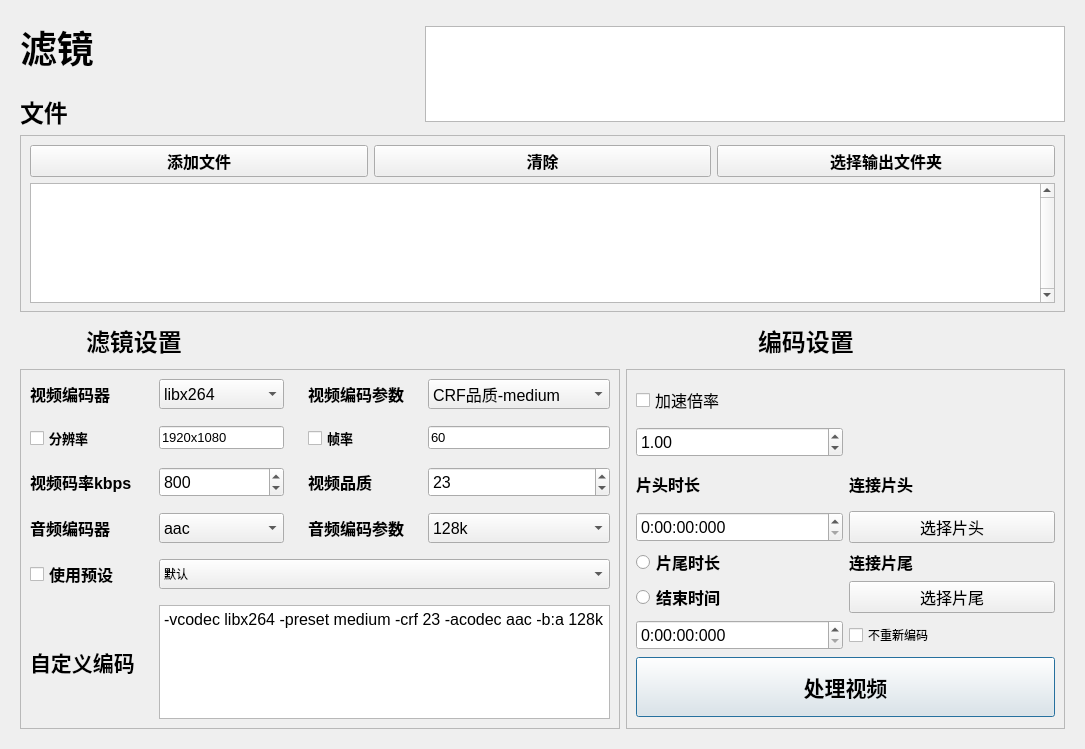
<?xml version="1.0" encoding="UTF-8"?>
<ui version="4.0">
 <class>VcodecpInterface</class>
 <widget class="QWidget" name="VcodecpInterface">
  <property name="geometry">
   <rect>
    <x>0</x>
    <y>0</y>
    <width>1085</width>
    <height>749</height>
   </rect>
  </property>
  <property name="minimumSize">
   <size>
    <width>780</width>
    <height>0</height>
   </size>
  </property>
  <property name="windowTitle">
   <string>Form</string>
  </property>
  <layout class="QVBoxLayout" name="verticalLayout">
   <item>
    <widget class="ScrollArea" name="VcodecpIFscrollArea">
     <property name="minimumSize">
      <size>
       <width>760</width>
       <height>0</height>
      </size>
     </property>
     <property name="frameShape">
      <enum>QFrame::Shape::NoFrame</enum>
     </property>
     <property name="frameShadow">
      <enum>QFrame::Shadow::Sunken</enum>
     </property>
     <property name="widgetResizable">
      <bool>true</bool>
     </property>
     <widget class="QWidget" name="VcodecpIFfacescrollAreaWidgetContents">
      <property name="geometry">
       <rect>
        <x>0</x>
        <y>0</y>
        <width>1067</width>
        <height>731</height>
       </rect>
      </property>
      <layout class="QVBoxLayout" name="verticalLayout_3">
       <item>
        <layout class="QHBoxLayout" name="VcodecpIFbox01">
         <property name="spacing">
          <number>20</number>
         </property>
         <property name="sizeConstraint">
          <enum>QLayout::SizeConstraint::SetDefaultConstraint</enum>
         </property>
         <item>
          <layout class="QVBoxLayout" name="VcodecpIFverticalLayout_4">
           <property name="rightMargin">
            <number>0</number>
           </property>
           <item>
            <widget class="QLabel" name="VcodecpIFTitle1">
             <property name="sizePolicy">
              <sizepolicy hsizetype="Maximum" vsizetype="Maximum">
               <horstretch>0</horstretch>
               <verstretch>0</verstretch>
              </sizepolicy>
             </property>
             <property name="maximumSize">
              <size>
               <width>100</width>
               <height>64</height>
              </size>
             </property>
             <property name="font">
              <font>
               <pointsize>28</pointsize>
               <bold>true</bold>
               <kerning>true</kerning>
              </font>
             </property>
             <property name="text">
              <string>滤镜</string>
             </property>
            </widget>
           </item>
           <item>
            <widget class="QLabel" name="VcodecpIFTitle2">
             <property name="sizePolicy">
              <sizepolicy hsizetype="Preferred" vsizetype="Maximum">
               <horstretch>0</horstretch>
               <verstretch>0</verstretch>
              </sizepolicy>
             </property>
             <property name="maximumSize">
              <size>
               <width>100</width>
               <height>45</height>
              </size>
             </property>
             <property name="font">
              <font>
               <pointsize>18</pointsize>
               <bold>true</bold>
               <kerning>true</kerning>
              </font>
             </property>
             <property name="text">
              <string>文件</string>
             </property>
            </widget>
           </item>
          </layout>
         </item>
         <item>
          <spacer name="VcodecpIFhorizontalSpacer">
           <property name="orientation">
            <enum>Qt::Orientation::Horizontal</enum>
           </property>
           <property name="sizeType">
            <enum>QSizePolicy::Policy::Expanding</enum>
           </property>
           <property name="sizeHint" stdset="0">
            <size>
             <width>20</width>
             <height>20</height>
            </size>
           </property>
          </spacer>
         </item>
         <item>
          <widget class="PlainTextEdit" name="VcodecpIFconsole">
           <property name="sizePolicy">
            <sizepolicy hsizetype="Minimum" vsizetype="Minimum">
             <horstretch>0</horstretch>
             <verstretch>0</verstretch>
            </sizepolicy>
           </property>
           <property name="minimumSize">
            <size>
             <width>640</width>
             <height>96</height>
            </size>
           </property>
           <property name="maximumSize">
            <size>
             <width>640</width>
             <height>96</height>
            </size>
           </property>
           <property name="undoRedoEnabled">
            <bool>false</bool>
           </property>
           <property name="lineWrapMode">
            <enum>QPlainTextEdit::LineWrapMode::WidgetWidth</enum>
           </property>
           <property name="readOnly">
            <bool>true</bool>
           </property>
          </widget>
         </item>
        </layout>
       </item>
       <item>
        <widget class="QFrame" name="VcodecpIFbox02">
         <property name="enabled">
          <bool>true</bool>
         </property>
         <property name="sizePolicy">
          <sizepolicy hsizetype="Preferred" vsizetype="Minimum">
           <horstretch>0</horstretch>
           <verstretch>0</verstretch>
          </sizepolicy>
         </property>
         <property name="minimumSize">
          <size>
           <width>480</width>
           <height>145</height>
          </size>
         </property>
         <property name="maximumSize">
          <size>
           <width>16777215</width>
           <height>240</height>
          </size>
         </property>
         <property name="frameShape">
          <enum>QFrame::Shape::StyledPanel</enum>
         </property>
         <property name="frameShadow">
          <enum>QFrame::Shadow::Raised</enum>
         </property>
         <layout class="QGridLayout" name="gridLayout">
          <item row="0" column="0">
           <widget class="PushButton" name="VcodecpIFinputfile">
            <property name="font">
             <font>
              <pointsize>12</pointsize>
              <bold>true</bold>
             </font>
            </property>
            <property name="text">
             <string>添加文件</string>
            </property>
           </widget>
          </item>
          <item row="0" column="1">
           <widget class="PushButton" name="VcodecpIFinputclear">
            <property name="font">
             <font>
              <pointsize>12</pointsize>
              <bold>true</bold>
             </font>
            </property>
            <property name="text">
             <string>清除</string>
            </property>
           </widget>
          </item>
          <item row="0" column="2">
           <widget class="QPushButton" name="VcodecpIFoutputfolder">
            <property name="font">
             <font>
              <pointsize>12</pointsize>
              <bold>true</bold>
             </font>
            </property>
            <property name="text">
             <string>选择输出文件夹</string>
            </property>
           </widget>
          </item>
          <item row="1" column="0" colspan="3">
           <widget class="ListWidget" name="VcodecpIFinputlist">
            <property name="sizePolicy">
             <sizepolicy hsizetype="Preferred" vsizetype="Preferred">
              <horstretch>0</horstretch>
              <verstretch>0</verstretch>
             </sizepolicy>
            </property>
            <property name="minimumSize">
             <size>
              <width>0</width>
              <height>120</height>
             </size>
            </property>
            <property name="maximumSize">
             <size>
              <width>16777215</width>
              <height>200</height>
             </size>
            </property>
            <property name="verticalScrollBarPolicy">
             <enum>Qt::ScrollBarPolicy::ScrollBarAlwaysOn</enum>
            </property>
            <property name="horizontalScrollBarPolicy">
             <enum>Qt::ScrollBarPolicy::ScrollBarAsNeeded</enum>
            </property>
            <property name="sizeAdjustPolicy">
             <enum>QAbstractScrollArea::SizeAdjustPolicy::AdjustIgnored</enum>
            </property>
            <property name="dragEnabled">
             <bool>false</bool>
            </property>
           </widget>
          </item>
         </layout>
        </widget>
       </item>
       <item>
        <layout class="QHBoxLayout" name="VcodecpIFbox03">
         <item>
          <widget class="QLabel" name="VcodecpIFTitle2_3">
           <property name="sizePolicy">
            <sizepolicy hsizetype="Minimum" vsizetype="Maximum">
             <horstretch>0</horstretch>
             <verstretch>0</verstretch>
            </sizepolicy>
           </property>
           <property name="minimumSize">
            <size>
             <width>240</width>
             <height>45</height>
            </size>
           </property>
           <property name="maximumSize">
            <size>
             <width>600</width>
             <height>16777215</height>
            </size>
           </property>
           <property name="font">
            <font>
             <pointsize>18</pointsize>
             <bold>true</bold>
             <kerning>true</kerning>
            </font>
           </property>
           <property name="text">
            <string>滤镜设置</string>
           </property>
          </widget>
         </item>
         <item>
          <widget class="QLabel" name="VcodecpIFTitle2_2">
           <property name="sizePolicy">
            <sizepolicy hsizetype="Minimum" vsizetype="Minimum">
             <horstretch>0</horstretch>
             <verstretch>0</verstretch>
            </sizepolicy>
           </property>
           <property name="minimumSize">
            <size>
             <width>60</width>
             <height>45</height>
            </size>
           </property>
           <property name="maximumSize">
            <size>
             <width>240</width>
             <height>45</height>
            </size>
           </property>
           <property name="font">
            <font>
             <pointsize>18</pointsize>
             <bold>true</bold>
             <kerning>true</kerning>
            </font>
           </property>
           <property name="text">
            <string>编码设置</string>
           </property>
          </widget>
         </item>
        </layout>
       </item>
       <item>
        <layout class="QHBoxLayout" name="VcodecpIFbox04">
         <item>
          <widget class="QFrame" name="VcodecpIFframe_2">
           <property name="sizePolicy">
            <sizepolicy hsizetype="Minimum" vsizetype="Minimum">
             <horstretch>0</horstretch>
             <verstretch>0</verstretch>
            </sizepolicy>
           </property>
           <property name="minimumSize">
            <size>
             <width>600</width>
             <height>360</height>
            </size>
           </property>
           <property name="maximumSize">
            <size>
             <width>600</width>
             <height>360</height>
            </size>
           </property>
           <property name="frameShape">
            <enum>QFrame::Shape::StyledPanel</enum>
           </property>
           <property name="frameShadow">
            <enum>QFrame::Shadow::Raised</enum>
           </property>
           <layout class="QVBoxLayout" name="verticalLayout_2">
            <item>
             <layout class="QGridLayout" name="VcodecpIFgridLayout">
              <property name="horizontalSpacing">
               <number>24</number>
              </property>
              <property name="verticalSpacing">
               <number>16</number>
              </property>
              <item row="3" column="3">
               <widget class="ComboBox" name="VcodecpIFcomboBox_3">
                <property name="sizePolicy">
                 <sizepolicy hsizetype="Preferred" vsizetype="Minimum">
                  <horstretch>0</horstretch>
                  <verstretch>0</verstretch>
                 </sizepolicy>
                </property>
                <property name="minimumSize">
                 <size>
                  <width>0</width>
                  <height>30</height>
                 </size>
                </property>
                <property name="font">
                 <font>
                  <pointsize>12</pointsize>
                  <kerning>true</kerning>
                 </font>
                </property>
                <item>
                 <property name="text">
                  <string>128k</string>
                 </property>
                </item>
                <item>
                 <property name="text">
                  <string>64k</string>
                 </property>
                </item>
                <item>
                 <property name="text">
                  <string>192k</string>
                 </property>
                </item>
                <item>
                 <property name="text">
                  <string>320k</string>
                 </property>
                </item>
                <item>
                 <property name="text">
                  <string>512k</string>
                 </property>
                </item>
               </widget>
              </item>
              <item row="3" column="0">
               <widget class="QLabel" name="VcodecpIFlabel_3">
                <property name="font">
                 <font>
                  <pointsize>12</pointsize>
                  <bold>true</bold>
                  <kerning>true</kerning>
                 </font>
                </property>
                <property name="text">
                 <string>音频编码器</string>
                </property>
               </widget>
              </item>
              <item row="2" column="0">
               <widget class="QLabel" name="VcodecpIFlabel_6">
                <property name="font">
                 <font>
                  <pointsize>12</pointsize>
                  <bold>true</bold>
                  <kerning>true</kerning>
                 </font>
                </property>
                <property name="text">
                 <string>视频码率kbps</string>
                </property>
               </widget>
              </item>
              <item row="2" column="1">
               <widget class="SpinBox" name="VcodecpIFspinBox">
                <property name="sizePolicy">
                 <sizepolicy hsizetype="Minimum" vsizetype="Minimum">
                  <horstretch>0</horstretch>
                  <verstretch>0</verstretch>
                 </sizepolicy>
                </property>
                <property name="minimumSize">
                 <size>
                  <width>0</width>
                  <height>30</height>
                 </size>
                </property>
                <property name="font">
                 <font>
                  <pointsize>12</pointsize>
                  <kerning>true</kerning>
                 </font>
                </property>
                <property name="maximum">
                 <number>40000</number>
                </property>
                <property name="value">
                 <number>800</number>
                </property>
               </widget>
              </item>
              <item row="1" column="2">
               <widget class="CheckBox" name="VcodecpIFcheckBox_3">
                <property name="font">
                 <font>
                  <pointsize>10</pointsize>
                  <bold>true</bold>
                  <kerning>true</kerning>
                 </font>
                </property>
                <property name="text">
                 <string>帧率</string>
                </property>
               </widget>
              </item>
              <item row="0" column="3">
               <widget class="ComboBox" name="VcodecpIFcomboBox_2">
                <property name="sizePolicy">
                 <sizepolicy hsizetype="Minimum" vsizetype="Minimum">
                  <horstretch>0</horstretch>
                  <verstretch>0</verstretch>
                 </sizepolicy>
                </property>
                <property name="minimumSize">
                 <size>
                  <width>0</width>
                  <height>30</height>
                 </size>
                </property>
                <property name="font">
                 <font>
                  <pointsize>12</pointsize>
                  <kerning>true</kerning>
                 </font>
                </property>
                <item>
                 <property name="text">
                  <string extracomment="-preset medium -crf 23">CRF品质-medium</string>
                 </property>
                </item>
                <item>
                 <property name="text">
                  <string>CRF品质-fast</string>
                 </property>
                </item>
                <item>
                 <property name="text">
                  <string>CBR平均码率-medium</string>
                 </property>
                </item>
                <item>
                 <property name="text">
                  <string>CBR平均码率-fast</string>
                 </property>
                </item>
                <item>
                 <property name="text">
                  <string>CQP硬编品质(*qsv)</string>
                 </property>
                </item>
               </widget>
              </item>
              <item row="3" column="2">
               <widget class="QLabel" name="VcodecpIFlabel_4">
                <property name="font">
                 <font>
                  <pointsize>12</pointsize>
                  <bold>true</bold>
                  <kerning>true</kerning>
                 </font>
                </property>
                <property name="text">
                 <string>音频编码参数</string>
                </property>
               </widget>
              </item>
              <item row="0" column="2">
               <widget class="QLabel" name="VcodecpIFlabel">
                <property name="font">
                 <font>
                  <pointsize>12</pointsize>
                  <bold>true</bold>
                  <kerning>true</kerning>
                 </font>
                </property>
                <property name="text">
                 <string>视频编码参数</string>
                </property>
               </widget>
              </item>
              <item row="0" column="1">
               <widget class="ComboBox" name="VcodecpIFcomboBox">
                <property name="sizePolicy">
                 <sizepolicy hsizetype="Minimum" vsizetype="Minimum">
                  <horstretch>0</horstretch>
                  <verstretch>0</verstretch>
                 </sizepolicy>
                </property>
                <property name="minimumSize">
                 <size>
                  <width>0</width>
                  <height>30</height>
                 </size>
                </property>
                <property name="font">
                 <font>
                  <family>Microsoft YaHei UI</family>
                  <pointsize>12</pointsize>
                  <kerning>true</kerning>
                 </font>
                </property>
                <item>
                 <property name="text">
                  <string>libx264</string>
                 </property>
                </item>
                <item>
                 <property name="text">
                  <string>h264_nvenc</string>
                 </property>
                </item>
                <item>
                 <property name="text">
                  <string>h264_qsv</string>
                 </property>
                </item>
                <item>
                 <property name="text">
                  <string>h264_amf</string>
                 </property>
                </item>
                <item>
                 <property name="text">
                  <string>copy</string>
                 </property>
                </item>
                <item>
                 <property name="text">
                  <string>custom</string>
                 </property>
                </item>
               </widget>
              </item>
              <item row="2" column="3">
               <widget class="SpinBox" name="VcodecpIFspinBox_2">
                <property name="sizePolicy">
                 <sizepolicy hsizetype="Minimum" vsizetype="Minimum">
                  <horstretch>0</horstretch>
                  <verstretch>0</verstretch>
                 </sizepolicy>
                </property>
                <property name="font">
                 <font>
                  <pointsize>12</pointsize>
                  <kerning>true</kerning>
                 </font>
                </property>
                <property name="maximum">
                 <number>51</number>
                </property>
                <property name="value">
                 <number>23</number>
                </property>
               </widget>
              </item>
              <item row="5" column="1" colspan="3">
               <widget class="PlainTextEdit" name="VcodecpIFplainTextEdit">
                <property name="font">
                 <font>
                  <pointsize>12</pointsize>
                 </font>
                </property>
                <property name="plainText">
                 <string>-vcodec libx264 -preset medium -crf 23 -acodec aac -b:a 128k</string>
                </property>
               </widget>
              </item>
              <item row="4" column="0">
               <widget class="CheckBox" name="VcodecpIFcheckBox">
                <property name="sizeIncrement">
                 <size>
                  <width>0</width>
                  <height>0</height>
                 </size>
                </property>
                <property name="font">
                 <font>
                  <pointsize>12</pointsize>
                  <bold>true</bold>
                  <kerning>true</kerning>
                  <hintingpreference>PreferDefaultHinting</hintingpreference>
                 </font>
                </property>
                <property name="mouseTracking">
                 <bool>true</bool>
                </property>
                <property name="layoutDirection">
                 <enum>Qt::LayoutDirection::LeftToRight</enum>
                </property>
                <property name="inputMethodHints">
                 <set>Qt::InputMethodHint::ImhNone</set>
                </property>
                <property name="text">
                 <string>使用预设</string>
                </property>
                <property name="autoExclusive">
                 <bool>false</bool>
                </property>
               </widget>
              </item>
              <item row="2" column="2">
               <widget class="QLabel" name="VcodecpIFlabel_7">
                <property name="font">
                 <font>
                  <pointsize>12</pointsize>
                  <bold>true</bold>
                  <kerning>true</kerning>
                 </font>
                </property>
                <property name="text">
                 <string>视频品质</string>
                </property>
               </widget>
              </item>
              <item row="0" column="0">
               <widget class="QLabel" name="VcodecpIFTitle3_2">
                <property name="font">
                 <font>
                  <pointsize>12</pointsize>
                  <bold>true</bold>
                  <kerning>true</kerning>
                 </font>
                </property>
                <property name="text">
                 <string>视频编码器</string>
                </property>
               </widget>
              </item>
              <item row="3" column="1">
               <widget class="ComboBox" name="VcodecpIFcomboBox_4">
                <property name="sizePolicy">
                 <sizepolicy hsizetype="Preferred" vsizetype="Minimum">
                  <horstretch>0</horstretch>
                  <verstretch>0</verstretch>
                 </sizepolicy>
                </property>
                <property name="minimumSize">
                 <size>
                  <width>0</width>
                  <height>30</height>
                 </size>
                </property>
                <property name="font">
                 <font>
                  <pointsize>12</pointsize>
                  <kerning>true</kerning>
                 </font>
                </property>
                <item>
                 <property name="text">
                  <string>aac</string>
                 </property>
                </item>
                <item>
                 <property name="text">
                  <string>alac</string>
                 </property>
                </item>
                <item>
                 <property name="text">
                  <string>flac</string>
                 </property>
                </item>
                <item>
                 <property name="text">
                  <string>opus</string>
                 </property>
                </item>
                <item>
                 <property name="text">
                  <string>copy</string>
                 </property>
                </item>
                <item>
                 <property name="text">
                  <string>custom</string>
                 </property>
                </item>
               </widget>
              </item>
              <item row="1" column="0">
               <widget class="CheckBox" name="VcodecpIFcheckBox_2">
                <property name="font">
                 <font>
                  <pointsize>10</pointsize>
                  <bold>true</bold>
                  <kerning>true</kerning>
                 </font>
                </property>
                <property name="text">
                 <string>分辨率</string>
                </property>
               </widget>
              </item>
              <item row="4" column="1" colspan="3">
               <widget class="ComboBox" name="VcodecpIFcomboBox_5">
                <property name="enabled">
                 <bool>true</bool>
                </property>
                <property name="sizePolicy">
                 <sizepolicy hsizetype="Preferred" vsizetype="Maximum">
                  <horstretch>0</horstretch>
                  <verstretch>0</verstretch>
                 </sizepolicy>
                </property>
                <property name="minimumSize">
                 <size>
                  <width>0</width>
                  <height>30</height>
                 </size>
                </property>
                <item>
                 <property name="text">
                  <string>默认</string>
                 </property>
                </item>
               </widget>
              </item>
              <item row="5" column="0">
               <widget class="QLabel" name="VcodecpIFlabel_5">
                <property name="font">
                 <font>
                  <pointsize>16</pointsize>
                  <bold>true</bold>
                  <kerning>true</kerning>
                 </font>
                </property>
                <property name="text">
                 <string>自定义编码</string>
                </property>
               </widget>
              </item>
              <item row="1" column="3">
               <widget class="EditableComboBox" name="VcodecpIFlineEdit_2">
                <property name="sizePolicy">
                 <sizepolicy hsizetype="Minimum" vsizetype="Fixed">
                  <horstretch>0</horstretch>
                  <verstretch>0</verstretch>
                 </sizepolicy>
                </property>
                <property name="font">
                 <font>
                  <pointsize>10</pointsize>
                  <kerning>true</kerning>
                 </font>
                </property>
                <property name="text">
                 <string>60</string>
                </property>
               </widget>
              </item>
              <item row="1" column="1">
               <widget class="EditableComboBox" name="VcodecpIFlineEdit">
                <property name="sizePolicy">
                 <sizepolicy hsizetype="Minimum" vsizetype="Fixed">
                  <horstretch>0</horstretch>
                  <verstretch>0</verstretch>
                 </sizepolicy>
                </property>
                <property name="font">
                 <font>
                  <pointsize>10</pointsize>
                  <kerning>true</kerning>
                 </font>
                </property>
                <property name="text">
                 <string>1920x1080</string>
                </property>
               </widget>
              </item>
             </layout>
            </item>
           </layout>
          </widget>
         </item>
         <item>
          <widget class="QFrame" name="VcodecpIFframe_3">
           <property name="sizePolicy">
            <sizepolicy hsizetype="Minimum" vsizetype="Minimum">
             <horstretch>0</horstretch>
             <verstretch>0</verstretch>
            </sizepolicy>
           </property>
           <property name="minimumSize">
            <size>
             <width>280</width>
             <height>360</height>
            </size>
           </property>
           <property name="maximumSize">
            <size>
             <width>480</width>
             <height>360</height>
            </size>
           </property>
           <property name="frameShape">
            <enum>QFrame::Shape::StyledPanel</enum>
           </property>
           <property name="frameShadow">
            <enum>QFrame::Shadow::Raised</enum>
           </property>
           <layout class="QGridLayout" name="gridLayout_3">
            <item row="7" column="0">
             <widget class="TimeEdit" name="VcodecpIFtimeEdit_2">
              <property name="minimumSize">
               <size>
                <width>160</width>
                <height>30</height>
               </size>
              </property>
              <property name="font">
               <font>
                <pointsize>12</pointsize>
                <kerning>true</kerning>
               </font>
              </property>
              <property name="displayFormat">
               <string>H:mm:ss:zzz</string>
              </property>
             </widget>
            </item>
            <item row="6" column="0">
             <widget class="RadioButton" name="VcodecpIFradioButton_2">
              <property name="maximumSize">
               <size>
                <width>16777215</width>
                <height>20</height>
               </size>
              </property>
              <property name="font">
               <font>
                <pointsize>12</pointsize>
                <bold>true</bold>
               </font>
              </property>
              <property name="text">
               <string>结束时间</string>
              </property>
             </widget>
            </item>
            <item row="3" column="0">
             <widget class="TimeEdit" name="VcodecpIFtimeEdit_3">
              <property name="minimumSize">
               <size>
                <width>160</width>
                <height>30</height>
               </size>
              </property>
              <property name="font">
               <font>
                <pointsize>12</pointsize>
                <kerning>true</kerning>
               </font>
              </property>
              <property name="displayFormat">
               <string>H:mm:ss:zzz</string>
              </property>
             </widget>
            </item>
            <item row="1" column="0">
             <widget class="DoubleSpinBox" name="VcodecpIFdoubleSpinBox">
              <property name="sizePolicy">
               <sizepolicy hsizetype="Minimum" vsizetype="Fixed">
                <horstretch>0</horstretch>
                <verstretch>0</verstretch>
               </sizepolicy>
              </property>
              <property name="minimumSize">
               <size>
                <width>150</width>
                <height>30</height>
               </size>
              </property>
              <property name="font">
               <font>
                <pointsize>12</pointsize>
                <kerning>true</kerning>
               </font>
              </property>
              <property name="minimum">
               <double>0.500000000000000</double>
              </property>
              <property name="maximum">
               <double>4.000000000000000</double>
              </property>
              <property name="singleStep">
               <double>0.050000000000000</double>
              </property>
              <property name="value">
               <double>1.000000000000000</double>
              </property>
             </widget>
            </item>
            <item row="5" column="0">
             <widget class="RadioButton" name="VcodecpIFradioButton">
              <property name="maximumSize">
               <size>
                <width>16777215</width>
                <height>20</height>
               </size>
              </property>
              <property name="font">
               <font>
                <pointsize>12</pointsize>
                <bold>true</bold>
               </font>
              </property>
              <property name="text">
               <string>片尾时长</string>
              </property>
             </widget>
            </item>
            <item row="2" column="0">
             <widget class="QLabel" name="VcodecpIFlabel_2">
              <property name="sizePolicy">
               <sizepolicy hsizetype="Minimum" vsizetype="Minimum">
                <horstretch>0</horstretch>
                <verstretch>0</verstretch>
               </sizepolicy>
              </property>
              <property name="minimumSize">
               <size>
                <width>0</width>
                <height>35</height>
               </size>
              </property>
              <property name="maximumSize">
               <size>
                <width>16777215</width>
                <height>40</height>
               </size>
              </property>
              <property name="font">
               <font>
                <pointsize>12</pointsize>
                <bold>true</bold>
                <kerning>true</kerning>
               </font>
              </property>
              <property name="text">
               <string>片头时长</string>
              </property>
             </widget>
            </item>
            <item row="0" column="0">
             <widget class="CheckBox" name="VcodecpIFcheckBox_4">
              <property name="sizePolicy">
               <sizepolicy hsizetype="Minimum" vsizetype="Minimum">
                <horstretch>0</horstretch>
                <verstretch>0</verstretch>
               </sizepolicy>
              </property>
              <property name="minimumSize">
               <size>
                <width>0</width>
                <height>35</height>
               </size>
              </property>
              <property name="maximumSize">
               <size>
                <width>16777215</width>
                <height>40</height>
               </size>
              </property>
              <property name="font">
               <font>
                <pointsize>12</pointsize>
               </font>
              </property>
              <property name="text">
               <string>加速倍率</string>
              </property>
             </widget>
            </item>
            <item row="2" column="1">
             <widget class="QLabel" name="VcodecpIFlabel_8">
              <property name="font">
               <font>
                <pointsize>12</pointsize>
                <bold>true</bold>
               </font>
              </property>
              <property name="text">
               <string>连接片头</string>
              </property>
             </widget>
            </item>
            <item row="5" column="1">
             <widget class="QLabel" name="VcodecpIFlabel_9">
              <property name="font">
               <font>
                <pointsize>12</pointsize>
                <bold>true</bold>
               </font>
              </property>
              <property name="text">
               <string>连接片尾</string>
              </property>
             </widget>
            </item>
            <item row="3" column="1">
             <widget class="PushButton" name="VcodecpIFpushButton_3">
              <property name="sizePolicy">
               <sizepolicy hsizetype="Preferred" vsizetype="Preferred">
                <horstretch>0</horstretch>
                <verstretch>0</verstretch>
               </sizepolicy>
              </property>
              <property name="minimumSize">
               <size>
                <width>0</width>
                <height>30</height>
               </size>
              </property>
              <property name="font">
               <font>
                <pointsize>12</pointsize>
               </font>
              </property>
              <property name="text">
               <string>选择片头</string>
              </property>
             </widget>
            </item>
            <item row="6" column="1">
             <widget class="PushButton" name="VcodecpIFpushButton_4">
              <property name="sizePolicy">
               <sizepolicy hsizetype="Minimum" vsizetype="Minimum">
                <horstretch>0</horstretch>
                <verstretch>0</verstretch>
               </sizepolicy>
              </property>
              <property name="minimumSize">
               <size>
                <width>0</width>
                <height>30</height>
               </size>
              </property>
              <property name="font">
               <font>
                <pointsize>12</pointsize>
               </font>
              </property>
              <property name="text">
               <string>选择片尾</string>
              </property>
             </widget>
            </item>
            <item row="7" column="1">
             <widget class="CheckBox" name="VcodecpIFcheckBox_5">
              <property name="text">
               <string>不重新编码</string>
              </property>
             </widget>
            </item>
            <item row="10" column="0" colspan="2">
             <widget class="PrimaryPushButton" name="VcodecpIFpushBtn">
              <property name="sizePolicy">
               <sizepolicy hsizetype="Preferred" vsizetype="Fixed">
                <horstretch>0</horstretch>
                <verstretch>0</verstretch>
               </sizepolicy>
              </property>
              <property name="minimumSize">
               <size>
                <width>0</width>
                <height>60</height>
               </size>
              </property>
              <property name="font">
               <font>
                <pointsize>16</pointsize>
                <bold>true</bold>
                <kerning>true</kerning>
               </font>
              </property>
              <property name="text">
               <string>处理视频</string>
              </property>
              <property name="default">
               <bool>true</bool>
              </property>
              <property name="flat">
               <bool>false</bool>
              </property>
             </widget>
            </item>
           </layout>
          </widget>
         </item>
        </layout>
       </item>
      </layout>
     </widget>
    </widget>
   </item>
  </layout>
 </widget>
 <customwidgets>
  <customwidget>
   <class>PrimaryPushButton</class>
   <extends>QPushButton</extends>
   <header location="global">qfluentwidgets</header>
  </customwidget>
  <customwidget>
   <class>PlainTextEdit</class>
   <extends>QPlainTextEdit</extends>
   <header location="global">qfluentwidgets</header>
  </customwidget>
  <customwidget>
   <class>ComboBox</class>
   <extends>QComboBox</extends>
   <header location="global">qfluentwidgets</header>
  </customwidget>
  <customwidget>
   <class>SpinBox</class>
   <extends>QSpinBox</extends>
   <header location="global">qfluentwidgets</header>
  </customwidget>
  <customwidget>
   <class>TimeEdit</class>
   <extends>QTimeEdit</extends>
   <header location="global">qfluentwidgets</header>
  </customwidget>
  <customwidget>
   <class>CheckBox</class>
   <extends>QCheckBox</extends>
   <header location="global">qfluentwidgets</header>
  </customwidget>
  <customwidget>
   <class>RadioButton</class>
   <extends>QRadioButton</extends>
   <header location="global">qfluentwidgets</header>
  </customwidget>
  <customwidget>
   <class>PushButton</class>
   <extends>QPushButton</extends>
   <header location="global">qfluentwidgets</header>
  </customwidget>
  <customwidget>
   <class>DoubleSpinBox</class>
   <extends>QDoubleSpinBox</extends>
   <header location="global">qfluentwidgets</header>
  </customwidget>
  <customwidget>
   <class>ScrollArea</class>
   <extends>QScrollArea</extends>
   <header location="global">qfluentwidgets</header>
   <container>1</container>
  </customwidget>
  <customwidget>
   <class>ListWidget</class>
   <extends>QListWidget</extends>
   <header location="global">qfluentwidgets</header>
  </customwidget>
  <customwidget>
   <class>EditableComboBox</class>
   <extends>QLineEdit</extends>
   <header location="global">qfluentwidgets</header>
  </customwidget>
 </customwidgets>
 <resources/>
 <connections/>
</ui>
